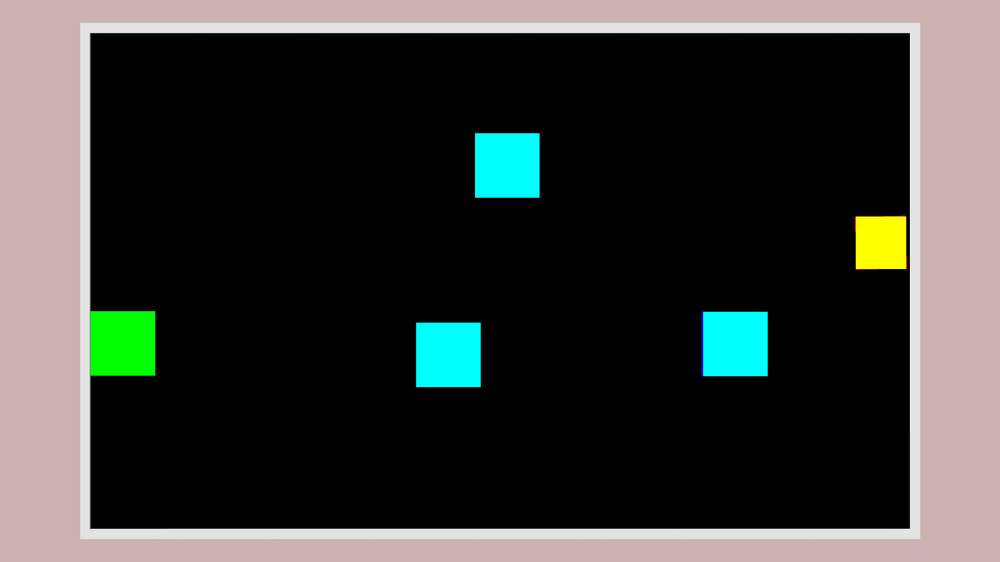
#> input picture test.png, 1000 x 562 px, shrunk from 1920 x 1080 before the run
$ python test.py
#> lines starting #> are read from the running program, lines starting #| are printed output that depends on the picture; after the words box and inside, x2 and y2 are one past the last pixel; in counts of white or black regions, pixels touching at a corner belong together
# import required libraries
import cv2
import numpy as np
import cv2 as cv

# read input image
img = cv2.imread("test.png")
#> img is the input picture: shape (562, 1000, 3); mean B, G, R 57.5, 60.5, 58.9

# Convert BGR to HSV
hsv = cv2.cvtColor(img, cv2.COLOR_BGR2HSV)
#> hsv: shape (562, 1000, 3); mean H, S, V 3.1, 17.2, 66.6

# define range of blue color in HSV
lower_yellow = np.array([15, 50, 180])
upper_yellow = np.array([40, 255, 255])

# Create a mask. Threshold the HSV image to get only yellow colors
mask = cv2.inRange(hsv, lower_yellow, upper_yellow)
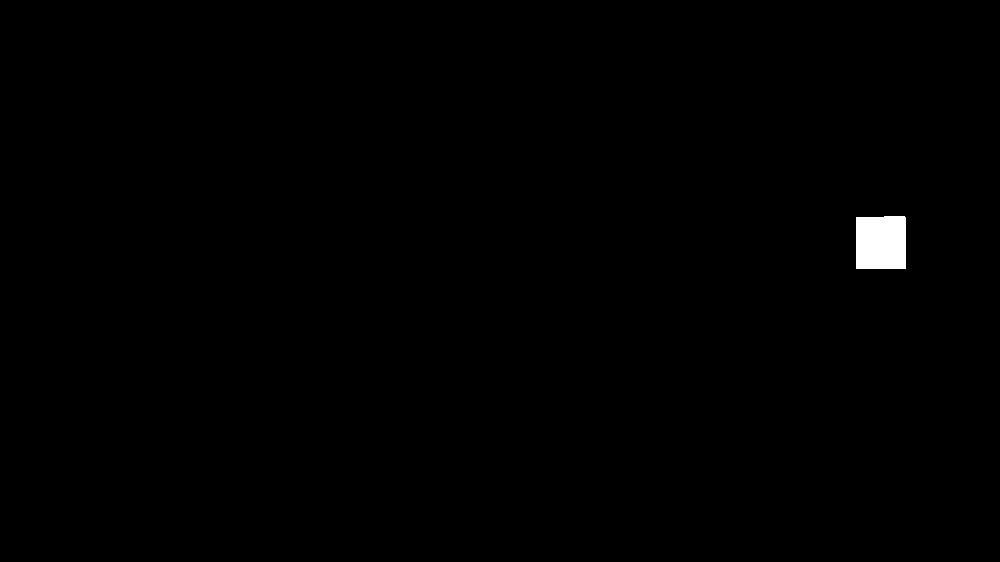
#> mask: shape (562, 1000); 0.47% white; 1 white region, box (x1, y1, x2, y2) and area: (856, 216, 906, 269) 2621

# Bitwise-AND mask and original image
result = cv2.bitwise_and(img, img, mask=mask)

ret, thresh = cv.threshold(mask, 127, 255, 0)
contours, hierarchy = cv.findContours(thresh, 1, 2)
#> contours = 1 item
cnt = contours[0]
#> cnt = [[884, 216], [883, 217], [856, 217], [856, 268], [905, 268], [905, 217], [904, 216]]
M = cv.moments(cnt)
#> M = moments, m00 2520, centre m10/m00, m01/m00 = (880.6, 242.3)
cx = int(M["m10"] / M["m00"])
#> cx = 880
cy = int(M["m01"] / M["m00"])
#> cy = 242
print(cx, cy)
#| 880 242
